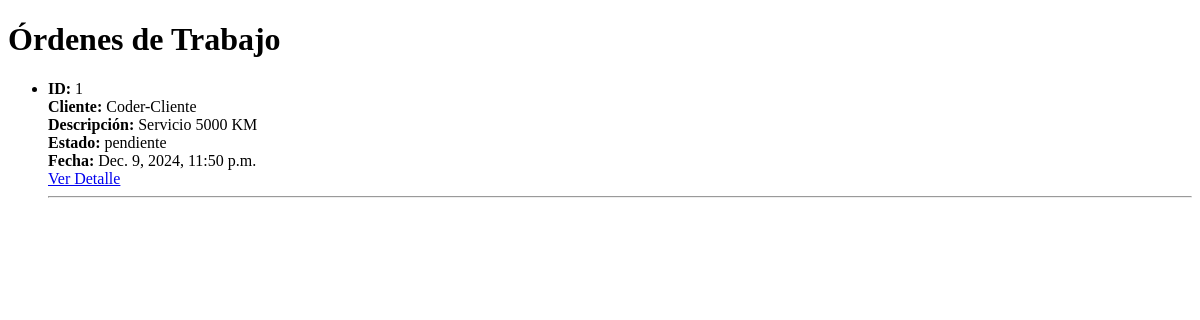
The page /gestor_taller/ordenes/ on the database as committed earlier.
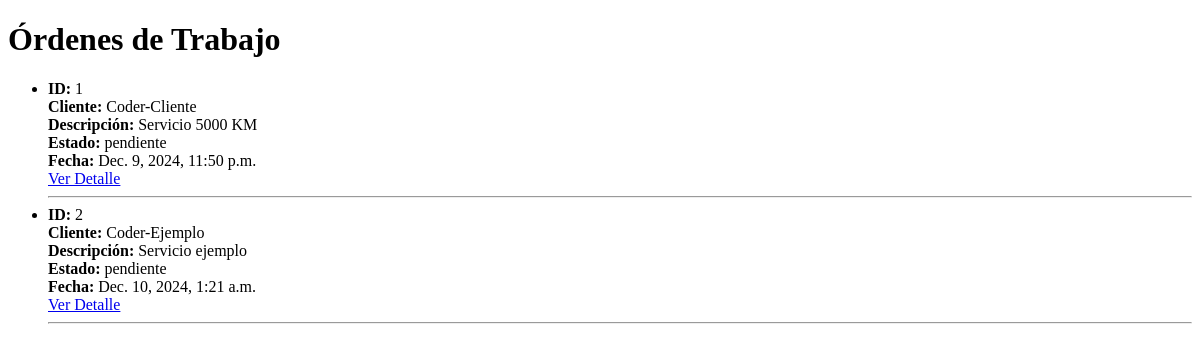
The same page on the database as committed later.
### gestor_taller/models.py (models this page shows, shortened)
class OrdenTrabajo(models.Model):
    cliente = models.CharField(max_length=100)
    fecha = models.DateTimeField(auto_now_add=True)
    descripcion = models.TextField()
    estado = models.CharField(
        max_length=20,
        choices=[
            ('pendiente', 'Pendiente'),
            ('en_progreso', 'En Progreso'),
            ('completado', 'Completado'),
        ],
        default='pendiente'  # Estado predeterminado al crear una nueva orden
    )
    mecanicos_asignados = models.ManyToManyField(
        Mecanico,
        related_name="ordenes_trabajo"  # Nombre para acceder a las órdenes desde un mecánico
    )

### gestor_taller/views.py (the view)
# urls.py: path('ordenes/', views.lista_ordenes, name='lista_ordenes'),  # Lista de órdenes
def lista_ordenes(request):
    ordenes = OrdenTrabajo.objects.all()
    return render(request, 'lista_ordenes.html', {'ordenes': ordenes})

### gestor_taller/Templates/lista_ordenes.html (shortened to what this page needs)
<!DOCTYPE html>
<html lang="en">
<head>
</head>
<body>
    <h1>Órdenes de Trabajo</h1>
    <ul>
        {% for orden in ordenes %}
            <li>
                <strong>ID:</strong> {{ orden.id }}<br>
                <strong>Cliente:</strong> {{ orden.cliente }}<br>
                <strong>Descripción:</strong> {{ orden.descripcion }}<br>
                <strong>Estado:</strong> {{ orden.estado }}<br>
                <strong>Fecha:</strong> {{ orden.fecha }}<br>
                <a href="{% url 'detalle_orden' orden.id %}">Ver Detalle</a>
                <hr>
            </li>
        {% endfor %}
    </ul>
</body>
</html>

Rows that differ between the two databases and show on the page:
added OrdenTrabajo: id "2", cliente "Coder-Ejemplo", descripcion "Servicio ejemplo", estado "pendiente", fecha "Dec. 10, 2024, 1:21 a.m."
